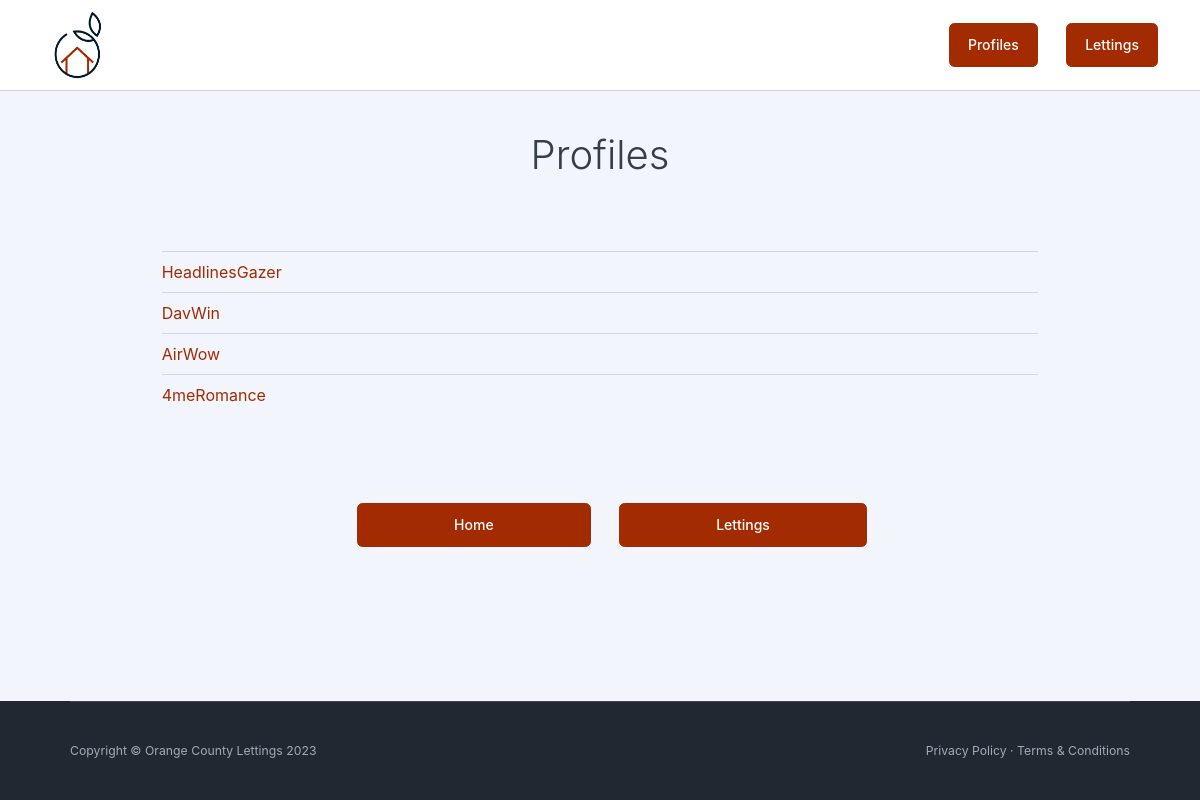
Page /profiles/ on the earlier database version.
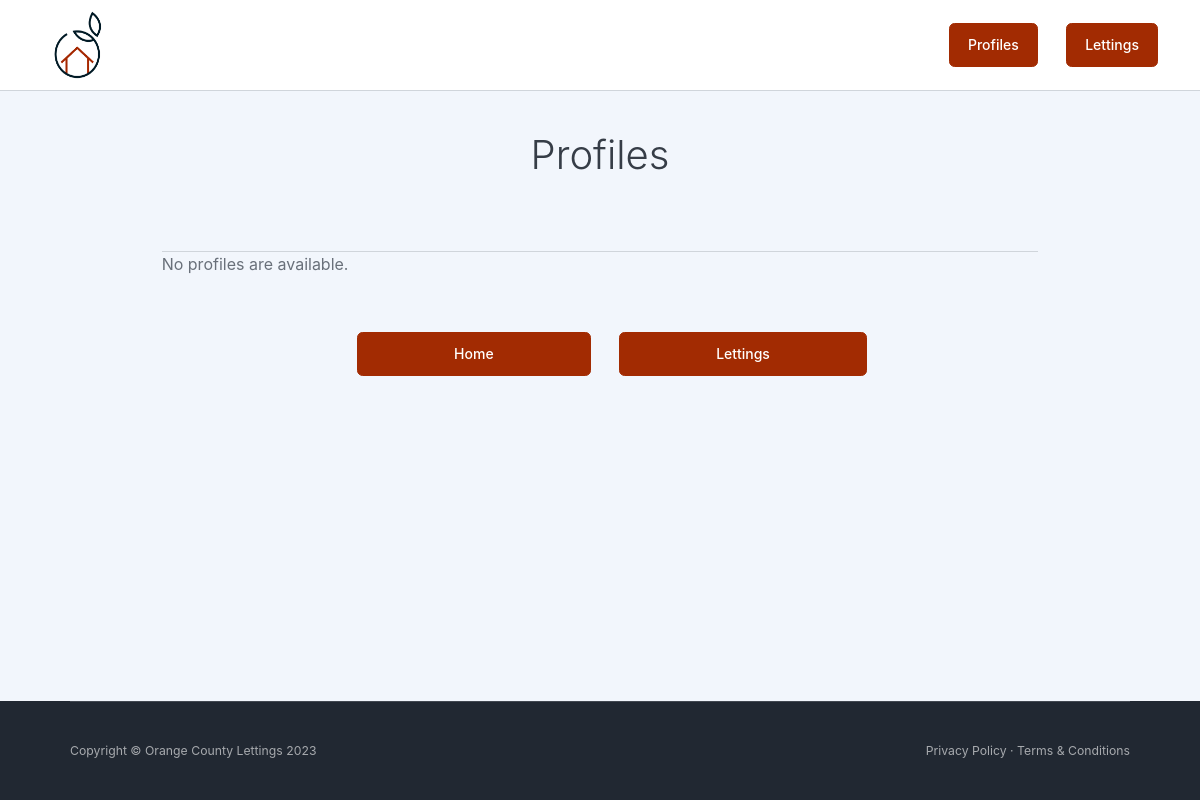
Same page on the later database version.
### profiles/models.py (models this page shows, shortened)
class Profile(models.Model):
    user = models.OneToOneField(User, on_delete=models.CASCADE)
    favorite_city = models.CharField(max_length=64, blank=True)

### profiles/views.py (the view)
# urls.py: path("", views.index, name="index"),
@log_function_call
def index(request):
    log_info("Fetching all profiles for index page")
    profiles_list = Profile.objects.all()
    context = {"profiles_list": profiles_list}
    return render(request, "profiles/index.html", context)

### oc_lettings_site/utils/logging_utils.py (called while the page is built)
def log_info(message):
    logger.info(message)

def log_function_call(func):
    @wraps(func)
    def wrapper(*args, **kwargs):
        func_name = func.__name__
        log_info(f"Calling {func_name} with args={args}, kwargs={kwargs}")
        try:
            result = func(*args, **kwargs)
            log_info(f"{func_name} executed successfully")
            return result
        except Exception as e:
            log_exception(f"Exception in {func_name}", e)
            raise
    return wrapper

### profiles/templates/profiles/index.html (shortened to what this page needs)
{% extends "base.html" %}
{% block content %}
<div class="container px-5 py-5 text-center">
    <div class="row justify-content-center">
        <div class="col-lg-8">
            <h1 class="page-header-ui-title mb-3 display-6">Profiles</h1>
        </div>
    </div>
</div>
<div class="container px-5">
    <div class="row gx-5 justify-content-center">
        <div class="col-lg-10">
            <hr class="mb-0" />
            {% if profiles_list %}
                <ul class="list-group list-group-flush list-group-careers">
                    {% for profile in profiles_list %}
                        <li class="list-group-item">
                            <a href="{% url 'profiles:profile' username=profile.user.username %}">{{ profile.user.username }}</a>
                        </li>
                    {% endfor %}
                </ul>
            {% else %}
                <p>No profiles are available.</p>
            {% endif %}
        </div>
    </div>
</div>
<div class="container px-5 py-5 text-center">
    <div class="justify-content-center">
        <a class="btn fw-500 ms-lg-4 btn-primary px-10" href="{% url 'index' %}">
            Home
        </a>
        <a class="btn fw-500 ms-lg-4 btn-primary px-10" href="{% url 'lettings:index' %}">
            Lettings
        </a>
    </div>
</div>
{% endblock %}

Differences in the rows shown:
removed Profile: user.username "HeadlinesGazer"
removed Profile: user.username "DavWin"
removed Profile: user.username "AirWow"
removed Profile: user.username "4meRomance"
Other differences:
text now shown: "No profiles are available."
